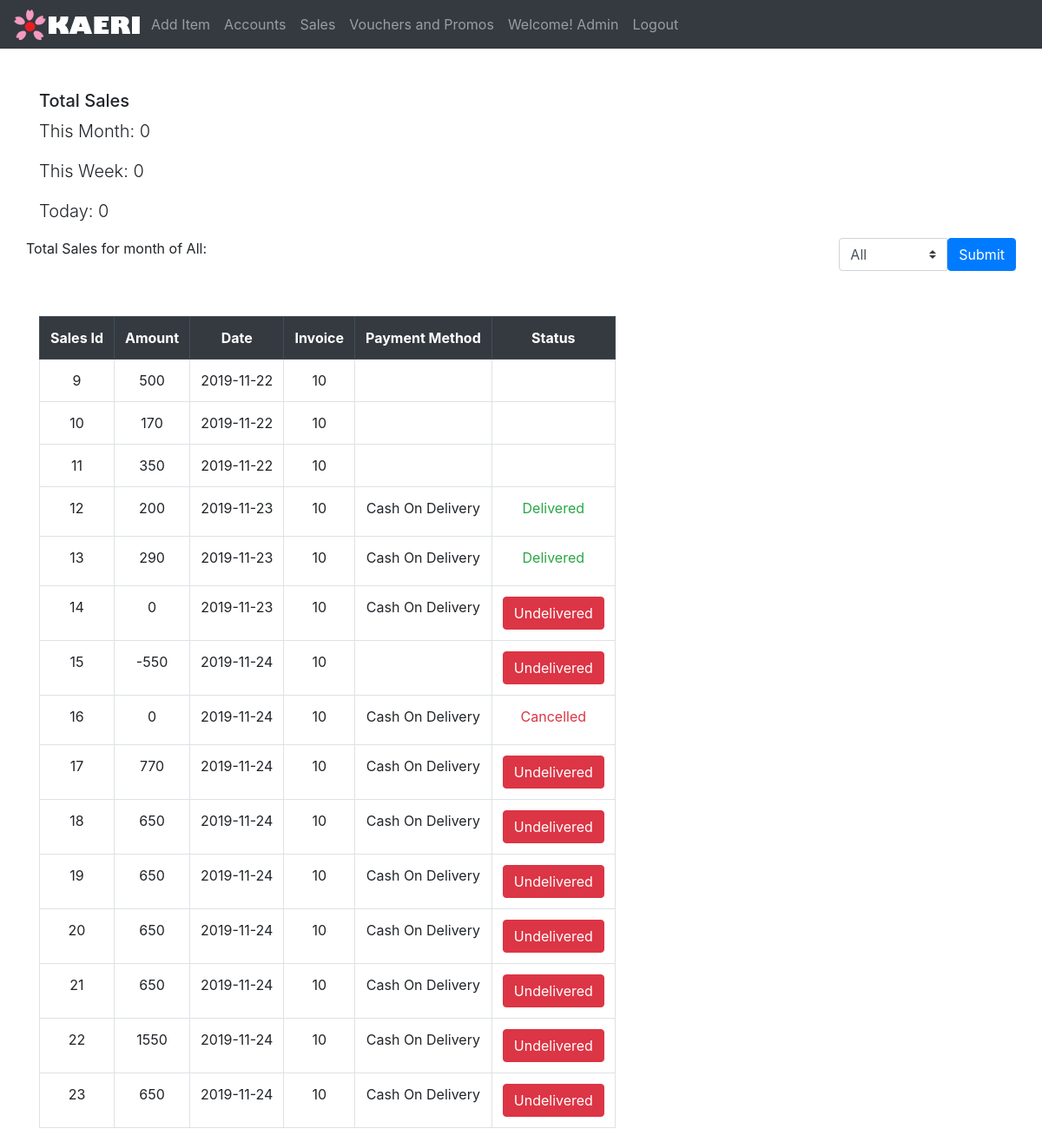
Before: /admin/sales.php (signed in) with the older database file.
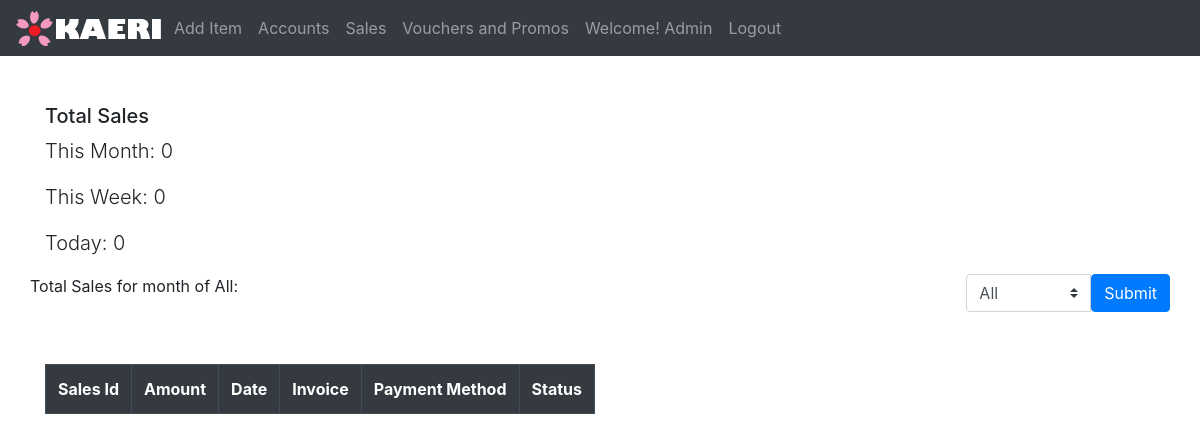
After: the same page with the newer database file.
### tables this page shows
CREATE TABLE `sales` (
  `salesID` int(20) NOT NULL,
  `amount` int(7) NOT NULL,
  `salesDate` date NOT NULL,
  `invoice` int(7) NOT NULL,
  `paymentMethod` varchar(16) NOT NULL,
  `deliveryStatus` varchar(16) NOT NULL
);

### admin/sales.php (the view, shortened to what the changed rows need)
<?php
include('../connection.php');
if(empty($_SESSION['userID'])){
    echo "<script>window.location.href='../login.php';</script>";
}else{
    if($_SERVER ["REQUEST_METHOD"] == "POST"){
        $SelectedMonth = $_POST['month'];
        if($SelectedMonth=='All'){
            $salesSql = "SELECT * FROM sales";
            echo "i have value";
        }else if($SelectedMonth=='January'){
            $startMonth = date('Y').'-1-1';
            $endMonth = date('Y').'-1-31';
            $salesSql = "SELECT * FROM sales Where salesDate BETWEEN '$startMonth' and '$endMonth'";
        }else if($SelectedMonth=='February'){
            $startMonth = date('Y').'-2-1';
            $endMonth = date('Y').'-2-31';
            $salesSql = "SELECT * FROM sales Where salesDate BETWEEN '$startMonth' and '$endMonth'";
        }else if($SelectedMonth=='March'){
            $startMonth = date('Y').'-3-1';
            $endMonth = date('Y').'-3-31';
            $salesSql = "SELECT * FROM sales Where salesDate BETWEEN '$startMonth' and '$endMonth'";
        }else if($SelectedMonth=='April'){
            $startMonth = date('Y').'-4-1';
            $endMonth = date('Y').'-4-31';
            $salesSql = "SELECT * FROM sales Where salesDate BETWEEN '$startMonth' and '$endMonth'";
        }else if($SelectedMonth=='May'){
            $startMonth = date('Y').'-5-1';
            $endMonth = date('Y').'-5-31';
            $salesSql = "SELECT * FROM sales Where salesDate BETWEEN '$startMonth' and '$endMonth'";
        }else if($SelectedMonth=='June'){
            $startMonth = date('Y').'-6-1';
            $endMonth = date('Y').'-6-31';
            $salesSql = "SELECT * FROM sales Where salesDate BETWEEN '$startMonth' and '$endMonth'";
        }else if($SelectedMonth=='July'){
            $startMonth = date('Y').'-7-1';
            $endMonth = date('Y').'-7-31';
            $salesSql = "SELECT * FROM sales Where salesDate BETWEEN '$startMonth' and '$endMonth'";
        }else if($SelectedMonth=='August'){
            $startMonth = date('Y').'-8-1';
            $endMonth = date('Y').'-8-31';
            $salesSql = "SELECT * FROM sales Where salesDate BETWEEN '$startMonth' and '$endMonth'";
        }else if($SelectedMonth=='September'){
            $startMonth = date('Y').'-9-1';
            $endMonth = date('Y').'-9-31';
            $salesSql = "SELECT * FROM sales Where salesDate BETWEEN '$startMonth' and '$endMonth'";
        }else if($SelectedMonth=='October'){
            $startMonth = date('Y').'-10-1';
            $endMonth = date('Y').'-10-31';
            $salesSql = "SELECT * FROM sales Where salesDate BETWEEN '$startMonth' and '$endMonth'";
        }else if($SelectedMonth=='November'){
            $startMonth = date('Y').'-11-1';
            $endMonth = date('Y').'-11-31';
            $salesSql = "SELECT * FROM sales Where salesDate BETWEEN '$startMonth' and '$endMonth'";
        }else if($SelectedMonth=='December'){
            $startMonth = date('Y').'-12-1';
            $endMonth = date('Y').'-12-31';
            $salesSql = "SELECT * FROM sales Where salesDate BETWEEN '$startMonth' and '$endMonth'";
        }
    }else{
        $salesSql = "SELECT * FROM sales";
    }
}
?>
<!DOCTYPE html>
<html lang="en">
<head>
    <?php include('css.php');?>
</head>
<body>
        <?php include('nav.php');?>
    <section class="container">
        <center>
        <div id="table" class="table-responsive mt-5">
            <table class="table table-responsive table-bordered text-center">
                <tr class="thead-dark">
                    <th>
                        Sales Id
                    </th>
                    <th>
                        Amount
                    </th>
                    <th>
                        Date
                    </th>
                    <th>
                        Invoice
                    </th>
                    <th>
                        Payment Method
                    </th>
                    <th>
                        Status
                    </th>
                </tr>
                <?php
                    $salesQuery = mysqli_query($connection,$salesSql);
                    if($salesQuery->num_rows > 0 ){
                        while($row = $salesQuery->fetch_assoc()){
                            $salesID = $row['salesID'];
                            $salesAmount = $row['amount'];
                            $salesDate = $row['salesDate'];
                            $salesInvoice = $row['invoice'];
                            $salesPaymentMethod = $row['paymentMethod'];
                            $salesStatus = $row['deliveryStatus'];
                ?>
                    <tr>
                        <td>
                            <?php echo $salesID; ?>
                        </td>
                        <td>
                            <?php echo $salesAmount; ?>
                        </td>
                        <td>
                            <?php echo $salesDate; ?>
                        </td>
                        <td>
                            <?php echo $salesInvoice; ?>
                        </td>
                        <td>
                            <?php echo $salesPaymentMethod; ?>
                        </td>
                        <td>
                            <?php
                                if($salesStatus == "Delivered"){
                                    echo '<label class="text-success text-center">Delivered</label>';
                                }else if($salesStatus == "Undelivered"){
                                    echo '<form action="deliveryStatus.php" method="post">
                                    <input type="hidden" name="dStatus" id="dStatus" value="'.$salesID.'">
                                    <input type="hidden" name="dInvoice" id="dInvoice" value="'.$salesInvoice.'">
                                    <button class="btn btn-danger">Undelivered</button>
                                    </form>';
                                }else if($salesStatus == "Cancelled"){
                                    echo '<label class="text-danger text-center">Cancelled</label>';
                                }
                            ?>
                        </td>
                    </tr>
                <?php
                        }
                    }
                ?>
            </table>
        </div>
        </center>
    </section>
</body>
</html>

Changed rows visible on the page:
removed sales: salesID "9", amount "500", salesDate "2019-11-22", invoice "10"
removed sales: salesID "10", amount "170", salesDate "2019-11-22", invoice "10"
removed sales: salesID "11", amount "350", salesDate "2019-11-22", invoice "10"
removed sales: salesID "12", amount "200", salesDate "2019-11-23", invoice "10", paymentMethod "Cash On Delivery", deliveryStatus "Delivered"
removed sales: salesID "13", amount "290", salesDate "2019-11-23", invoice "10", paymentMethod "Cash On Delivery", deliveryStatus "Delivered"
removed sales: salesID "14", amount "0", salesDate "2019-11-23", invoice "10", paymentMethod "Cash On Delivery"
removed sales: salesID "15", amount "-550", salesDate "2019-11-24", invoice "10"
removed sales: salesID "16", amount "0", salesDate "2019-11-24", invoice "10", paymentMethod "Cash On Delivery", deliveryStatus "Cancelled"
removed sales: salesID "17", amount "770", salesDate "2019-11-24", invoice "10", paymentMethod "Cash On Delivery"
removed sales: salesID "18", amount "650", salesDate "2019-11-24", invoice "10", paymentMethod "Cash On Delivery"
removed sales: salesID "19", amount "650", salesDate "2019-11-24", invoice "10", paymentMethod "Cash On Delivery"
removed sales: salesID "20", amount "650", salesDate "2019-11-24", invoice "10", paymentMethod "Cash On Delivery"
removed sales: salesID "21", amount "650", salesDate "2019-11-24", invoice "10", paymentMethod "Cash On Delivery"
removed sales: salesID "22", amount "1550", salesDate "2019-11-24", invoice "10", paymentMethod "Cash On Delivery"
removed sales: salesID "23", amount "650", salesDate "2019-11-24", invoice "10", paymentMethod "Cash On Delivery"
